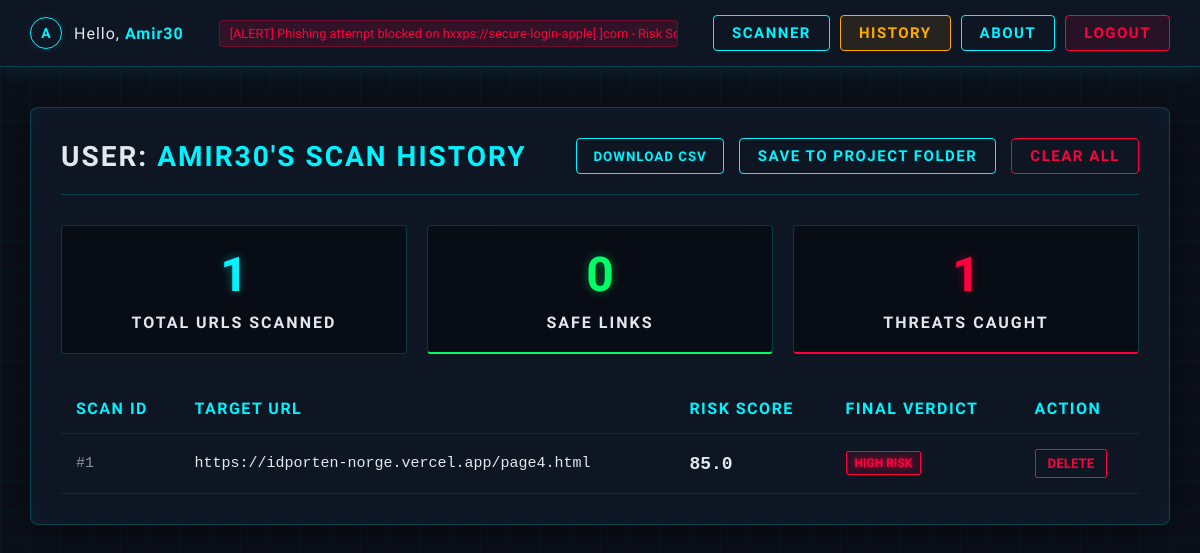
The app's page /history (signed in), older data.
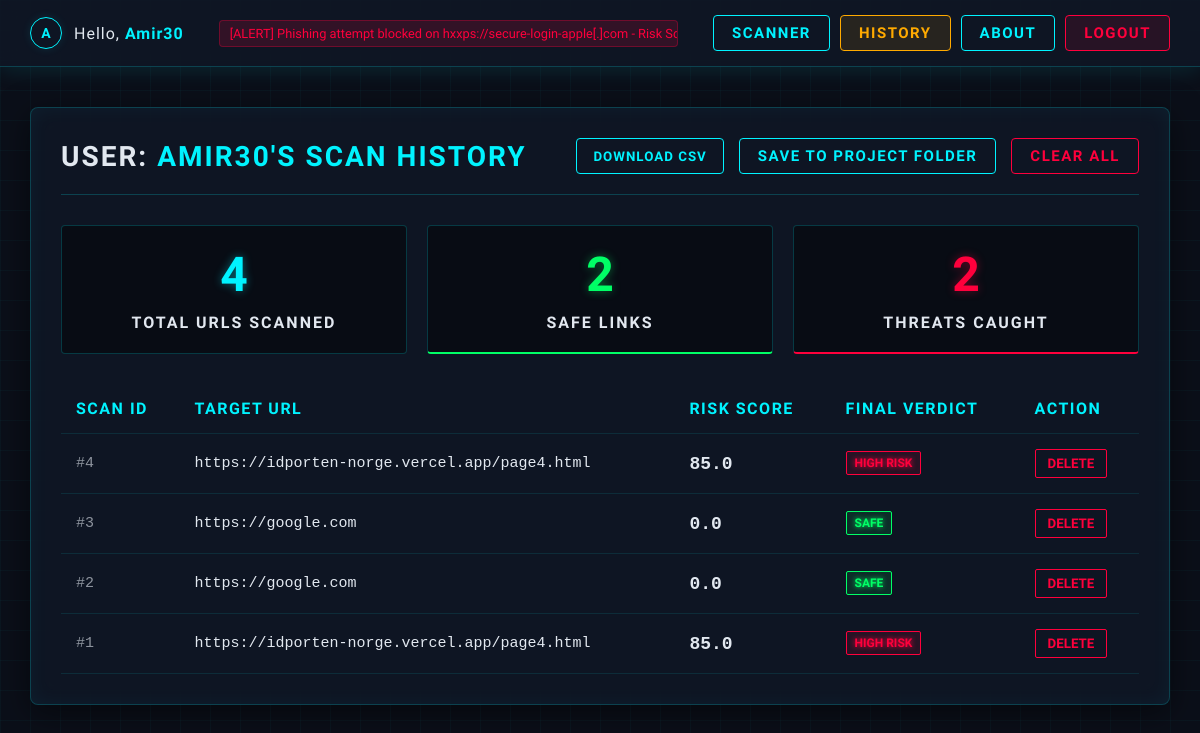
The same page, newer data.
### app.py (models this page shows)
class User(UserMixin, db.Model):
    id = db.Column(db.Integer, primary_key=True)
    username = db.Column(db.String(100), unique=True, nullable=False)
    email = db.Column(db.String(150), unique=True, nullable=False)
    password_hash = db.Column(db.String(200), nullable=False)
    is_verified = db.Column(db.Boolean, default=False)
    is_admin = db.Column(db.Boolean, default=False)  # <-- Enterprise Admin Role
    scans = db.relationship('ScanHistory', backref='author', lazy=True)

class ScanHistory(db.Model):
    id = db.Column(db.Integer, primary_key=True)
    scan_uuid = db.Column(db.String(36), unique=True, nullable=False)
    url_scanned = db.Column(db.String(500), nullable=False)
    risk_score = db.Column(db.Float, nullable=False)
    status = db.Column(db.String(50), nullable=False)
    user_id = db.Column(db.Integer, db.ForeignKey('user.id'), nullable=True)
    timestamp = db.Column(db.String(50), nullable=False)

### app.py (the view)
@app.route('/history')
@login_required
def history():
    user_scans = ScanHistory.query.filter_by(user_id=current_user.id).order_by(ScanHistory.id.desc()).all()
    total_scans = len(user_scans)
    safe_scans = sum(1 for scan in user_scans if 'low' in scan.status.lower() or 'safe' in scan.status.lower())
    malicious_scans = total_scans - safe_scans
    return render_template('history.html', scans=user_scans, total=total_scans, safe=safe_scans, malicious=malicious_scans)

### app.py (called while the page is built)
@login_manager.user_loader
def load_user(user_id):
    return User.query.get(int(user_id))

### templates/history.html (shortened to what this page needs)
{% extends 'base.html' %}
{% block content %}
<div class="main-layout" style="width: 100%; display: flex; justify-content: center;">
    <div class="content-area" style="width: 100%; max-width: 1200px;">
        <div class="history-card">
            <div class="history-header">
                <h1><span style="color:var(--text);">User:</span> {{ current_user.username }}'s Scan History</h1>
                <div class="action-buttons">
                    {% if scans %}
                        <button id="export-csv-client-btn" class="btn-export-csv" style="cursor: pointer;">Download CSV</button>
                        <button id="export-csv-server-btn" class="btn-outline" style="cursor: pointer;">Save to Project Folder</button>
                        <form action="/clear_history" method="POST" style="margin: 0;">
                            <button type="submit" class="btn-danger" style="cursor: pointer;" onclick="return confirm('Are you sure you want to permanently delete all your scan history?');">Clear All</button>
                        </form>
                    {% endif %}
                </div>
            </div>
            {% if scans %}
            <div class="stats-grid">
                <div class="stat-card">
                    <h3>{{ total }}</h3>
                    <p>Total URLs Scanned</p>
                </div>
                <div class="stat-card safe">
                    <h3>{{ safe }}</h3>
                    <p>Safe Links</p>
                </div>
                <div class="stat-card malicious">
                    <h3>{{ malicious }}</h3>
                    <p>Threats Caught</p>
                </div>
            </div>
            <table>
                <thead>
                    <tr>
                        <th>Scan ID</th>
                        <th>Target URL</th>
                        <th>Risk Score</th>
                        <th>Final Verdict</th>
                        <th>Action</th>
                    </tr>
                </thead>
                <tbody>
                    {% for scan in scans %}
                    <tr>
                        <td style="color: var(--text); opacity: 0.6;">#{{ scans|length - loop.index0 }}</td>
                        <td>{{ scan.url_scanned }}</td>
                        <td class="score">{{ scan.risk_score | round(2) }}</td>
                        <td>
                            {% if 'low' in scan.status.lower() or 'safe' in scan.status.lower() %}
                                <span class="badge badge-low">{{ scan.status }}</span>
                            {% elif 'suspicious' in scan.status.lower() %}
                                <span class="badge badge-medium">{{ scan.status }}</span>
                            {% else %}
                                <span class="badge badge-high">{{ scan.status }}</span>
                            {% endif %}
                        </td>
                        <td>
                            <form action="/delete_scan/{{ scan.id }}" method="POST" style="margin: 0;">
                                <button type="submit" class="btn-delete" onclick="return confirm('Delete this scan from your history?');">Delete</button>
                            </form>
                        </td>
                    </tr>
                    {% endfor %}
                </tbody>
            </table>
            {% else %}
            <div class="empty-state">
                <h3>No records found.</h3>
                <p>You haven't scanned any URLs yet. Head back to the dashboard to run your first analysis.</p>
            </div>
            {% endif %}
        </div>
    </div>
</div>
{% endblock %}

### templates/base.html (shortened to what this page needs)
<!DOCTYPE html>
<html lang="en">
<head>
    <link rel="stylesheet" href="{{ url_for('static', filename='style.css') }}">
</head>
<body>
    <nav class="navbar" style="display: flex; align-items: center; justify-content: space-between;">
        {% if current_user.is_authenticated or session.get('is_admin') %}
            <div class="user-profile" style="flex-shrink: 0;">
                <div class="avatar">{{ (current_user.username if current_user.is_authenticated else 'Admin')[0]|upper }}</div>
                <span class="greeting">Hello, <strong>{{ current_user.username if current_user.is_authenticated else 'Admin' }}</strong></span>
            </div>
            <div class="threat-ticker">
                <div class="ticker-track">
                    <span>[ALERT] Phishing attempt blocked on hxxps://secure-login-apple[.]com - Risk Score: 92/100</span>
                </div>
            </div>
            <div style="display: flex; align-items: center; gap: 10px; flex-shrink: 0;">
                {% if not session.get('is_admin') and not (current_user.is_authenticated and current_user.is_admin) %}
                    {% if request.endpoint != 'home' %}
                        <a href="{{ url_for('home') }}" class="btn-outline">Scanner</a>
                    {% endif %}
                    <a href="{{ url_for('history') }}" class="btn-outline nav-btn-history">History</a>
                    <a href="{{ url_for('about') }}" class="btn-outline">About</a>
                {% endif %}
                <a href="{{ url_for('admin_logout' if session.get('is_admin') else 'logout') }}" class="btn-outline nav-btn-logout">Logout</a>
            </div>
        {% endif %}
    </nav>
    <div class="container">
        {% block content %}
        {% endblock %}
    </div>
</body>
</html>

### templates/base.html (style rules this page uses)
.threat-ticker { flex-grow: 1; margin: 0 20px; background: rgba(255, 0, 60, 0.15); border: 1px solid rgba(255, 0, 60, 0.3); border-radius: 4px; color: #ff003c; font-family: monospace; font-size: 0.8em; padding: 5px 10px; overflow: hidden; white-space: nowrap; position: relative; }
.ticker-track { display: inline-block; animation: marquee 25s linear infinite; }
.ticker-track span { margin-right: 40px; }
.nav-btn-history { border-color: #ffaa00 !important; color: #ffaa00 !important; background: rgba(255, 170, 0, 0.1); }
.nav-btn-logout { border-color: #ff003c !important; color: #ff003c !important; background: rgba(255, 0, 60, 0.1); }

Row changes from the older to the newer data that the page shows:
added ScanHistory: index0 "4", url_scanned "https://idporten-norge.vercel.app/page4.html", risk_score "85.0", status "HIGH RISK"
added ScanHistory: index0 "3", url_scanned "https://google.com", risk_score "0.0", status "SAFE"
added ScanHistory: index0 "2", url_scanned "https://google.com", risk_score "0.0", status "SAFE"
Text that changed along with them:
{{ total }}: "1" → "4"
{{ safe }}: "0" → "2"
{{ malicious }}: "1" → "2"
